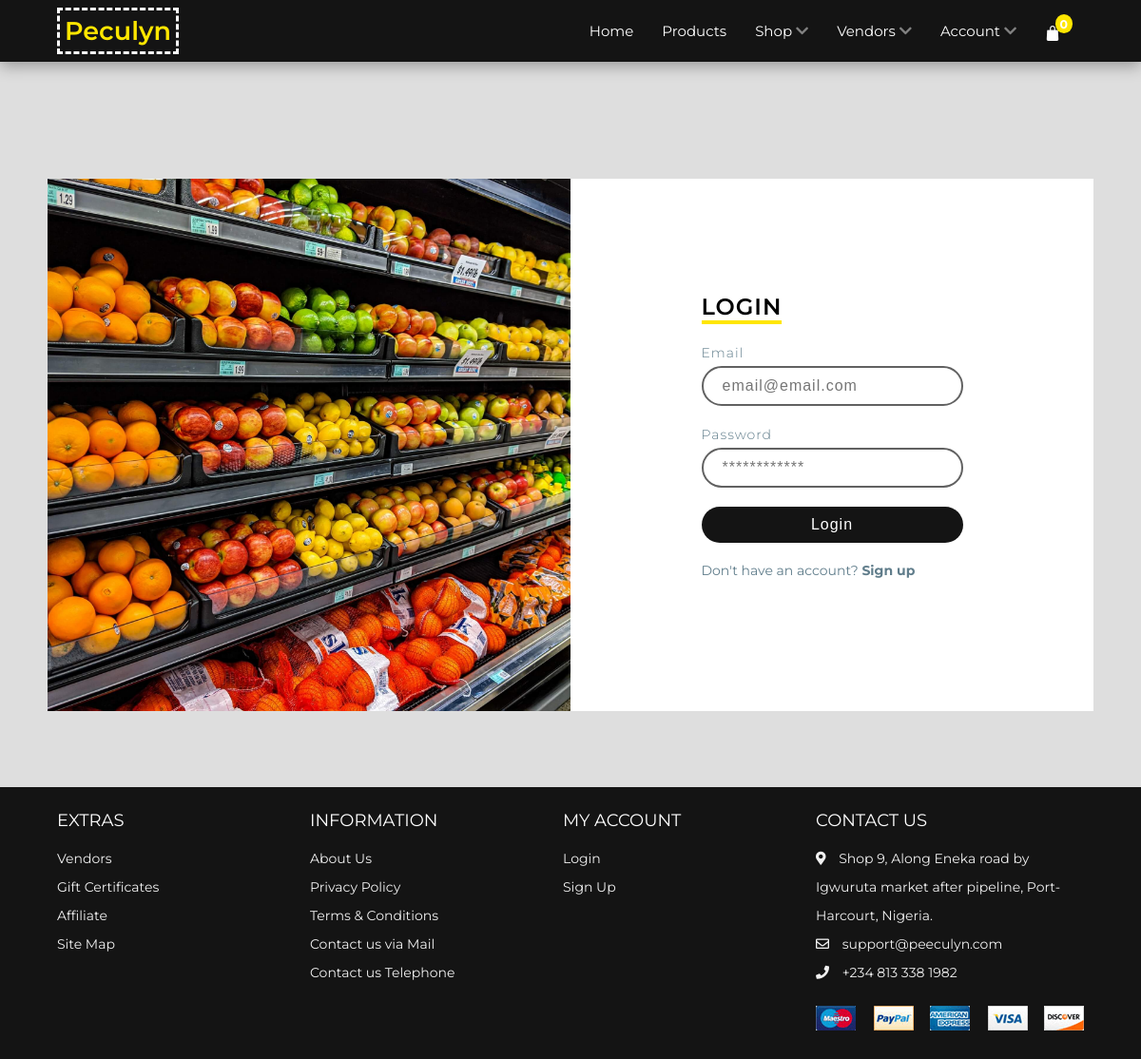
The app's page /store/login.php with its own data.
### tables this page shows
CREATE TABLE `site_settings` (
  `site_name` varchar(25) NOT NULL,
  `sn` int(11) NOT NULL,
  `site_title` text NOT NULL,
  `paystack_s_key` varchar(400) NOT NULL,
  `site_logo` varchar(50) NOT NULL,
  `site_address` text NOT NULL,
  `site_number` varchar(25) NOT NULL,
  `site_email` varchar(255) NOT NULL
);

### config/sessions.php (called while the page is built, shortened)
<?php
$session_email = 'Account';
$newUrl = "/peculyn/";
?>

### config/.config.php (called while the page is built, shortened)
<?php
$con = new mysqli(HOST, USER, PASSWORD, DATABASE);
$sql_site_settings = "SELECT * FROM site_settings ";
$query_site_settings = $con->query($sql_site_settings);
$site_info = $query_site_settings->fetch_assoc();
?>

### config/functions.php (called while the page is built, shortened)
<?php
require_once ('.config.php');
require_once ('sessions.php');
?>

### store/login.php (the view, shortened to what this page needs)
<?php
require_once('../config/functions.php');
$append="";
$senTo = htmlspecialchars($_SERVER["PHP_SELF"]).$append;
?>
<!DOCTYPE html>
<html lang="en">
<head>
    <link rel="stylesheet" href="https://cdnjs.cloudflare.com/ajax/libs/font-awesome/5.15.1/css/all.min.css" />
    <link rel="stylesheet" href="../assets/css/styles.css" />
    <link rel="stylesheet" href="../assets/css/login.css" />
</head>
<body>
    <?php
        require_once('../libs/nav.php')
    ?>
    <section>
        <div class="imgBx">
            <img src="../assets/images/login-img.jpg" alt="">
        </div>
        <div class="contentBx">
            <div class="formBx">
                <h2>Login</h2>
                <form action="<?php echo $senTo ?>" id="form" method="post">
                    <div class="inputBx form-control">
                        <span>Email</span>
                        <input name="email" type="email" placeholder="email@email.com" id="email">
                    </div>
                    <div class="inputBx form-control">
                        <span>Password</span>
                        <input name="password" type="password"  id="password" placeholder="************">
                    </div>
                    <div class="inputBx form-control">
                        <input type="submit" value="Login" name="login">
                    </div>
                    <div class="inputBx">
                        <p>Don't have an account? <a href="./sign-up.php"> <b>Sign up</b> </a></p>
                    </div>
                </form>
            </div>
        </div>
    </section>
    <?php require_once('../libs/footer.php') ?>
</body>
</html>

### libs/nav.php (shortened to what this page needs)
<nav class="nav addShadow">
    <div class="wrapper container">
        <div class="logo" style="align-self: flex-start;"><a href="<?php echo $newUrl ?>"><?php echo $site_info['site_name']; ?></a></div>
        <ul class="nav-list">
            <li><a href="<?php echo $newUrl ?>index.php">Home</a></li>
            <li><a href="<?php echo $newUrl ?>store/products.php">Products</a></li>
            <li>
                <a href="#" class="desktop-item">Shop <span><i class="fas fa-chevron-down"></i></span></a>
            </li>
            <li>
                <a href="#" class="desktop-item">Vendors <span><i class="fas fa-chevron-down"></i></span></a>
            </li>
            <li>
                <a href="#" class="desktop-item"> <?php echo $session_email ?> <span><i class="fas fa-chevron-down"></i></span></a>
            </li>
            <li class="icons">
                <a href="<?php echo $newUrl ?>store/cart.php">
                    <span>
                        <img src="<?php echo $newUrl ?>assets/images/bag.png" alt="cart-icon" />
                        <small class="count d-flex cart-items">0</small>
                    </span>
                </a>
            </li>
        </ul>
    </div>
</nav>

### libs/footer.php (shortened to what this page needs)
<footer id="footer" class="section footer">
    <div class="container">
    <div class="footer-container">
        <div class="footer-center">
            <h3>EXTRAS</h3>
            <a href="#">Vendors</a>
            <a href="#">Gift Certificates</a>
            <a href="#">Affiliate</a>
            <a href="<?php echo $newUrl ?>sitemap.xml">Site Map</a>
        </div>
        <div class="footer-center">
            <h3>INFORMATION</h3>
            <a href="#">About Us</a>
            <a href="<?php echo $newUrl ?>privacy.php">Privacy Policy</a>
            <a href="<?php echo $newUrl ?>terms.php">Terms & Conditions</a>
            <a href="mailto: help@zimarex.com">Contact us via Mail</a>
            <a href="tel:+2348133381982">Contact us Telephone</a>
        </div>
        <div class="footer-center">
        <h3>MY ACCOUNT</h3>
        <?php if(!isset($session_id)){  ?>
            <a href="<?php echo $newUrl ?>store/login.php">Login</a>
            <a href="<?php echo $newUrl ?>store/sign-up.php">Sign Up</a>
        <?php }  ?>
        </div>
        <div class="footer-center">
        <h3>CONTACT US</h3>
        <div>
            <span>
                <i class="fas fa-map-marker-alt"></i>
            </span>
            <?php echo $site_info['site_address']; ?>
        </div>
        <div>
            <a href="mailto:<?php echo $site_info['site_email']; ?>">
                <span>
                <i class="far fa-envelope"></i>
                </span>
                <?php echo $site_info['site_email']; ?>
            </a>
        </div>
        <div>
            <a href="tel:<?php echo $site_info['site_number']; ?>">
                <span>
                <i class="fas fa-phone"></i>
                </span>
                <?php echo $site_info['site_number']; ?>
            </a>
        </div>
        <div class="payment-methods">
            <img src="<?php echo $newUrl ?>assets/images/payment.png" alt="">
        </div>
        </div>
    </div>
    </div>
</footer>

### assets/css/styles.css (style rules this page uses)
:root { --primary: #ffe600; --white: #fff; --black: #141414; --grey1: #3a3b3c; --grey2: #828282; --secondary: #cdb900; }
*, *::before, *::after { margin: 0; padding: 0; box-sizing: inherit; }
html { box-sizing: border-box; font-size: 62.5%; }
html { scroll-behavior: smooth; }
body { font-family: "Montserrat", sans-serif; font-size: 1.6rem; background-color: var(--white); color: var(--black); font-weight: 400; }
h1, h2, h3, h4, h5 { font-weight: 600; }
a { text-decoration: none; color: inherit; }
li { list-style: none; }
.container { max-width: 114rem; margin: 0 auto; }
@media only screen and (max-width: 1200px) { .container { padding: 0 3rem; } }
.d-flex { display: flex; align-items: center; }
nav { position: sticky; top: 0; left: 0; width: 100%; z-index: 999; background-color: var(--black); height: 6.5rem; line-height: 6.5rem; margin-bottom: 3px; }
nav .wrapper { display: flex; align-items: center; justify-content: space-between; position: relative; }
.wrapper .logo a { color: var(--primary); font-size: 2.7rem; font-weight: 600; padding: 0.5rem; border: 3px dashed var(--white); }
.wrapper .nav-list { display: inline-flex; }
.nav-list li i { color: var(--grey2); }
.nav-list a { color: var(--white); font-size: 1.5rem; text-decoration: none; padding: 0.9rem 1.5rem; border-radius: 0.5rem; transition: all 300ms ease; }
.nav-list .icons span { display: inline-block; margin: 0.5rem 1rem 0 0; position: relative; }
.nav-list .icons .count { justify-content: center; position: absolute; top: 1rem; right: -1.3rem; background-color: var(--primary); height: 2rem; padding: 0.5rem; color: var(--white); font-weight: 700; border-radius: 50%; }
.section { padding: 10rem 0 5rem 0; }
.footer { background-color: var(--black); padding: 6rem 1rem; line-height: 3rem; }
.footer-center span { margin-right: 1rem; }
.footer-container { display: grid; grid-template-columns: repeat(4, 1fr); color: var(--white); }
.footer-center a:link, .footer-center a:visited { display: block; color: #f1f1f1; font-size: 1.4rem; transition: 0.6s; }
.footer-center div { color: #f1f1f1; font-size: 1.4rem; }
.footer-center h3 { font-size: 1.8rem; font-weight: 400; margin-bottom: 1rem; }
.footer .payment-methods { margin-top: 2rem; }
.section { padding: 2rem 0; }

### assets/css/login.css (style rules this page uses)
* { margin: 0; padding: 0; box-sizing: border-box; }
body { background-color: #dedede; }
section { position: relative; width: 100%; max-width: 114rem; margin: 60px auto; height: 600px; display: flex; padding: 20px; margin-top: 100px; }
section .imgBx { position: relative; width: 50%; height: 100%; }
section .imgBx::before { content: ""; position: absolute; top: 0; left: 0; width: 100%; height: 100%; z-index: 1; mix-blend-mode: screen; }
section .imgBx img { position: absolute; top: 0; left: 0; width: 100%; height: 100%; object-fit: cover; }
section .contentBx { display: flex; background-color: #fff; width: 50%; height: 100%; justify-content: center; align-items: center; }
section .contentBx .formBx { overflow: hidden; width: 50%; }
section .contentBx .formBx h2 { color: #000; font-weight: 600; text-transform: uppercase; margin-bottom: 20px; border-bottom: 4px solid var(--primary); display: inline-block; letter-spacing: 1px; }
section .contentBx .formBx .inputBx, .form-control { margin-bottom: 20px; }
section .contentBx .formBx .inputBx span, .form-control span { font-size: 14px; margin-bottom: 5px; display: inline-block; color: #607d8b; font-weight: 300; letter-spacing: 1px; }
section .contentBx .formBx .inputBx input, .form-control.success input, .form-control.error input { width: 100%; padding: 10px 20px; outline: none; font-weight: 400; border: 2px solid #616161; font-size: 16px; letter-spacing: 1px; color: #607d8b; background: transparent; border-radius: 30px; }
section .contentBx .formBx .inputBx input[type="submit"] { background: var(--black); color: #fff; outline: none; border: none; font-weight: 500; cursor: pointer; transition: 0.3s ease-in-out; }
section .contentBx .formBx .inputBx p { color: #607d8b; font-size: 14px; }

### store/login.php (style rules this page uses)
.addShadow { box-shadow: 0 5px 15px rgb(0 0 0 / 30%); }

### records on screen
site_settings: site_name "Peculyn", site_address "Shop 9, Along Eneka road by Igwuruta market after pipeline, Port-Harcourt, Nigeria.", site_email "support@peeculyn.com", site_number "+234 813 338 1982"

### other values on screen
$session_email "Account"
